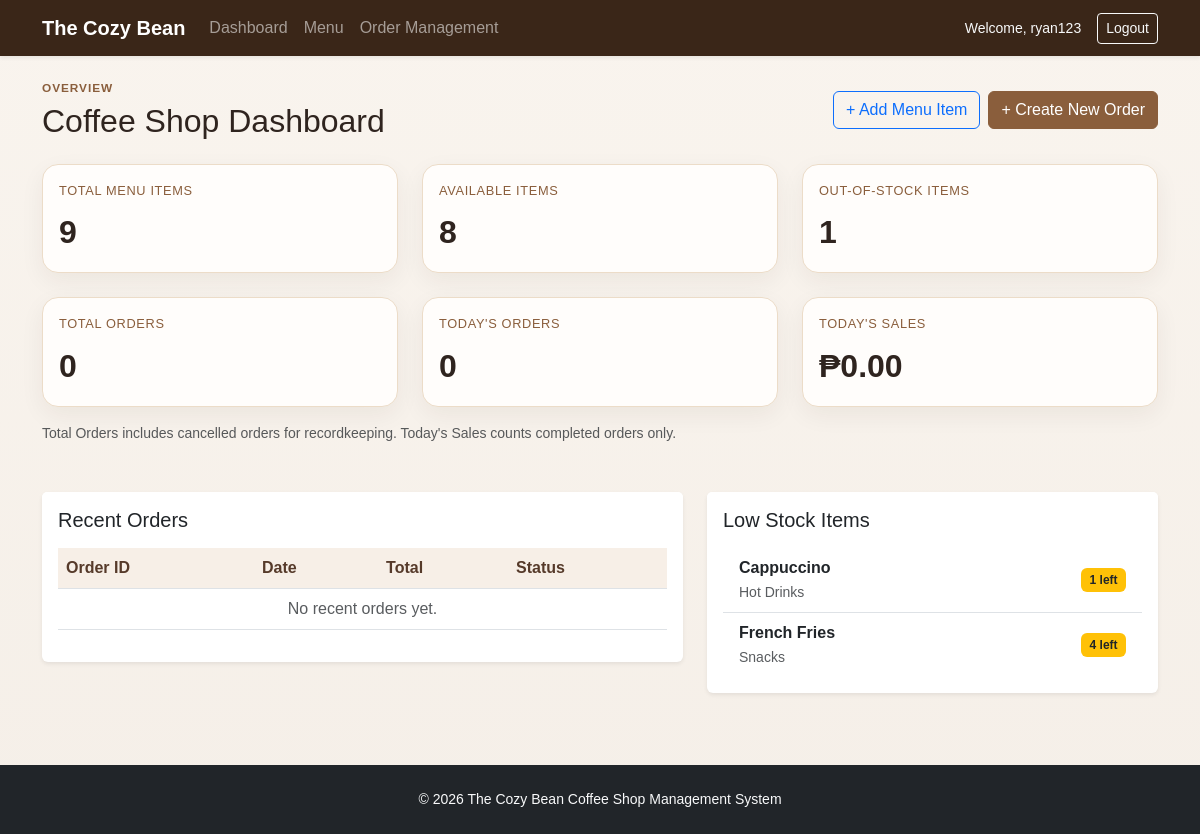
Page /dashboard/ (signed in) on the earlier database version.
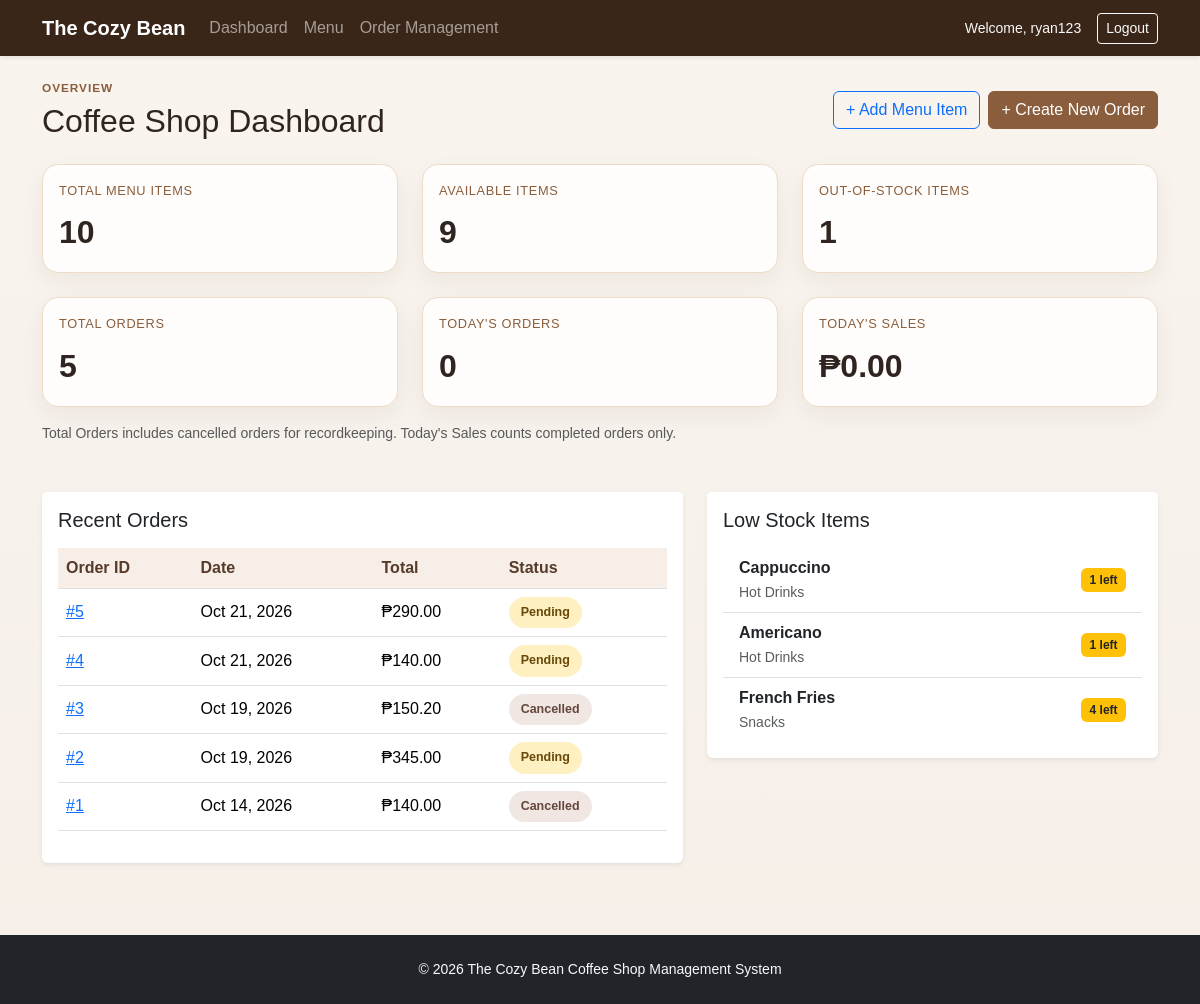
Same page on the later database version.
### coffee_shop/models.py (models this page shows, shortened)
class MenuItem(models.Model):
    CATEGORY_CHOICES = [
        ('Hot Drinks', 'Hot Drinks'),
        ('Cold Drinks', 'Cold Drinks'),
        ('Pastries', 'Pastries'),
        ('Snacks', 'Snacks'),
    ]
    AVAILABILITY_CHOICES = [
        ('Available', 'Available'),
        ('Out of Stock', 'Out of Stock'),
    ]
    name = models.CharField(max_length=150)
    category = models.CharField(max_length=30, choices=CATEGORY_CHOICES)
    price = models.DecimalField(max_digits=10, decimal_places=2)
    stock_quantity = models.IntegerField(default=0)
    availability = models.CharField(max_length=20, choices=AVAILABILITY_CHOICES, default='Available')
    description = models.TextField(blank=True)
    date_added = models.DateTimeField(auto_now_add=True)
    class Meta:
        ordering = ('category', 'name')

class Order(models.Model):
    class Status(models.TextChoices):
        PENDING = 'Pending', 'Pending'
        PREPARING = 'Preparing', 'Preparing'
        READY = 'Ready', 'Ready'
        COMPLETED = 'Completed', 'Completed'
        CANCELLED = 'Cancelled', 'Cancelled'
    STATUS_CHOICES = Status.choices
    ALLOWED_TRANSITIONS = {
        Status.PENDING: (Status.PREPARING, Status.CANCELLED),
        Status.PREPARING: (Status.READY, Status.CANCELLED),
        Status.READY: (Status.COMPLETED, Status.CANCELLED),
        Status.COMPLETED: (),
        Status.CANCELLED: (),
    }
    order_date = models.DateTimeField(auto_now_add=True)
    total_amount = models.DecimalField(max_digits=12, decimal_places=2, default=0)
    status = models.CharField(max_length=20, choices=STATUS_CHOICES, default=Status.PENDING)
    customer_name = models.CharField(max_length=150, blank=True)
    notes = models.TextField(blank=True)
    created_by = models.ForeignKey(
        settings.AUTH_USER_MODEL,
        on_delete=models.SET_NULL,
        null=True,
        blank=True,
        related_name='coffee_shop_orders',
    )
    submission_token = models.UUIDField(null=True, blank=True, unique=True, editable=False)
    class Meta:
        ordering = ('-order_date',)

### coffee_shop/views.py (the view)
# urls.py: path('dashboard/', views.dashboard, name='dashboard'),
@staff_required
def dashboard(request):
    today = timezone.localdate()
    todays_orders = Order.objects.filter(order_date__date=today)
    todays_sales = todays_orders.filter(status=Order.Status.COMPLETED).aggregate(
        total=Sum('total_amount')
    )['total'] or Decimal('0.00')
    context = {
        'total_items': MenuItem.objects.count(),
        'available_items': MenuItem.objects.filter(stock_quantity__gt=0).count(),
        'out_of_stock_items': MenuItem.objects.filter(stock_quantity=0).count(),
        'total_orders': Order.objects.count(),
        'todays_order_count': todays_orders.count(),
        'todays_sales': todays_sales,
        'recent_orders': Order.objects.order_by('-order_date')[:5],
        'low_stock_items': MenuItem.objects.filter(
            stock_quantity__lt=5,
            stock_quantity__gt=0,
        ).order_by('stock_quantity')[:10],
    }
    return render(request, 'coffee_shop/dashboard.html', context)

### coffee_shop/views.py (called while the page is built)
def staff_required(view_func):
    @wraps(view_func)
    @login_required
    def _wrapped_view(request, *args, **kwargs):
        if not request.user.is_staff:
            raise PermissionDenied
        return view_func(request, *args, **kwargs)
    return _wrapped_view

### coffee_shop/templates/coffee_shop/dashboard.html (shortened to what this page needs)
{% extends 'coffee_shop/base.html' %}
{% block content %}
<div class="d-flex justify-content-between align-items-center mb-4">
    <div>
        <p class="section-label mb-1">Overview</p>
        <h2 class="mb-0">Coffee Shop Dashboard</h2>
    </div>
    <div class="d-flex flex-wrap gap-2">
        <a href="{% url 'menu_create' %}" class="btn btn-outline-primary">+ Add Menu Item</a>
        <a href="{% url 'order_create' %}" class="btn btn-primary">+ Create New Order</a>
    </div>
</div>
<div class="row g-4">
    <div class="col-md-6 col-xl-4">
        <div class="card stat-card h-100">
            <div class="card-body">
                <div class="stat-label">Total Menu Items</div>
                <div class="stat-number">{{ total_items }}</div>
            </div>
        </div>
    </div>
    <div class="col-md-6 col-xl-4">
        <div class="card stat-card h-100">
            <div class="card-body">
                <div class="stat-label">Available Items</div>
                <div class="stat-number">{{ available_items }}</div>
            </div>
        </div>
    </div>
    <div class="col-md-6 col-xl-4">
        <div class="card stat-card h-100">
            <div class="card-body">
                <div class="stat-label">Out-of-Stock Items</div>
                <div class="stat-number">{{ out_of_stock_items }}</div>
            </div>
        </div>
    </div>
    <div class="col-md-6 col-xl-4">
        <div class="card stat-card h-100">
            <div class="card-body">
                <div class="stat-label">Total Orders</div>
                <div class="stat-number">{{ total_orders }}</div>
            </div>
        </div>
    </div>
    <div class="col-md-6 col-xl-4">
        <div class="card stat-card h-100">
            <div class="card-body">
                <div class="stat-label">Today's Orders</div>
                <div class="stat-number">{{ todays_order_count }}</div>
            </div>
        </div>
    </div>
    <div class="col-md-6 col-xl-4">
        <div class="card stat-card h-100">
            <div class="card-body">
                <div class="stat-label">Today's Sales</div>
                <div class="stat-number">₱{{ todays_sales|floatformat:2 }}</div>
            </div>
        </div>
    </div>
</div>
<p class="small text-muted mt-3 mb-0">Total Orders includes cancelled orders for recordkeeping. Today's Sales counts completed orders only.</p>
<div class="row mt-4 g-4">
    <div class="col-lg-7">
        <div class="card shadow-sm border-0">
            <div class="card-header bg-white border-0 pb-0 pt-3">
                <h5 class="mb-0">Recent Orders</h5>
            </div>
            <div class="card-body">
                <div class="table-responsive">
                    <table class="table table-hover align-middle">
                        <thead>
                            <tr>
                                <th>Order ID</th>
                                <th>Date</th>
                                <th>Total</th>
                                <th>Status</th>
                            </tr>
                        </thead>
                        <tbody>
                            {% for order in recent_orders %}
                                <tr>
                                    <td><a href="{% url 'order_detail' order.pk %}">#{{ order.pk }}</a></td>
                                    <td>{{ order.order_date|date:'M d, Y' }}</td>
                                    <td>₱{{ order.total_amount|floatformat:2 }}</td>
                                    <td><span class="status-badge status-{{ order.status|slugify }}">{{ order.status }}</span></td>
                                </tr>
                            {% empty %}
                                <tr><td colspan="4" class="text-center text-muted">No recent orders yet.</td></tr>
                            {% endfor %}
                        </tbody>
                    </table>
                </div>
            </div>
        </div>
    </div>
    <div class="col-lg-5">
        <div class="card shadow-sm border-0">
            <div class="card-header bg-white border-0 pb-0 pt-3">
                <h5 class="mb-0">Low Stock Items</h5>
            </div>
            <div class="card-body">
                <ul class="list-group list-group-flush">
                    {% for item in low_stock_items %}
                        <li class="list-group-item d-flex justify-content-between align-items-center">
                            <div>
                                <div class="fw-semibold">{{ item.name }}</div>
                                <small class="text-muted">{{ item.category }}</small>
                            </div>
                            <span class="badge bg-warning text-dark">{{ item.stock_quantity }} left</span>
                        </li>
                    {% empty %}
                        <li class="list-group-item text-muted text-center">No low-stock items.</li>
                    {% endfor %}
                </ul>
            </div>
        </div>
    </div>
</div>
{% endblock %}

### coffee_shop/templates/coffee_shop/base.html (shortened to what this page needs)
{% load static %}
<!DOCTYPE html>
<html lang="en">
<head>
    <link href="https://cdn.jsdelivr.net/npm/bootstrap@5.3.3/dist/css/bootstrap.min.css" rel="stylesheet">
    <link rel="stylesheet" href="{% static 'coffee_shop/styles.css' %}">
</head>
<body>
    <nav class="navbar navbar-expand-lg navbar-dark cozy-navbar shadow-sm">
        <div class="container">
            <a class="navbar-brand fw-bold" href="{% url 'dashboard' %}">The Cozy Bean</a>
            <div class="collapse navbar-collapse" id="mainNav">
                {% if user.is_authenticated %}
                    <ul class="navbar-nav me-auto mb-2 mb-lg-0">
                        <li class="nav-item"><a class="nav-link" href="{% url 'dashboard' %}">Dashboard</a></li>
                        <li class="nav-item"><a class="nav-link" href="{% url 'menu_list' %}">Menu</a></li>
                        <li class="nav-item"><a class="nav-link" href="{% url 'order_list' %}">Order Management</a></li>
                    </ul>
                    <div class="d-flex align-items-center gap-3">
                        <span class="text-light small">Welcome, {{ user.username }}</span>
                        <form method="post" action="{% url 'logout' %}">
                            <button class="btn btn-outline-light btn-sm" type="submit">Logout</button>
                        </form>
                    </div>
                {% else %}
                    <ul class="navbar-nav ms-auto">
                        <li class="nav-item"><a class="nav-link" href="{% url 'login' %}">Login</a></li>
                    </ul>
                {% endif %}
            </div>
        </div>
    </nav>
    <main class="container py-4">
        {% block content %}{% endblock %}
    </main>
    <footer class="bg-dark text-light py-4 mt-5">
        <div class="container text-center small">
            © {% now 'Y' %} The Cozy Bean Coffee Shop Management System
        </div>
    </footer>
</body>
</html>

### coffee_shop/static/coffee_shop/styles.css (style rules this page uses)
body { background: linear-gradient(180deg, #f9f4ee 0%, #f5efe8 100%); color: #2f241f; font-family: Arial, sans-serif; }
.cozy-navbar { background: #3a2618; }
.section-label { text-transform: uppercase; letter-spacing: 0.08em; color: #8a5e3c; font-size: 0.74rem; font-weight: 700; }
.stat-card { border: 1px solid #ecdcc8; border-radius: 16px; background: #fffdfb; box-shadow: 0 8px 24px rgba(58, 38, 24, 0.06); }
.stat-label { color: #8a5e3c; font-size: 0.8rem; text-transform: uppercase; letter-spacing: 0.05em; }
.stat-number { font-size: 2rem; font-weight: 700; margin-top: 0.5rem; color: #2f241f; }
.btn-primary { background: #8a5e3c; border-color: #8a5e3c; }
.table thead th { background: #f7efe7; color: #563a2a; font-weight: 600; }
.badge { font-size: 0.75rem; padding: 0.5em 0.7em; }
.status-badge { display: inline-block; border-radius: 999px; padding: 0.4rem 0.75rem; font-size: 0.78rem; font-weight: 700; white-space: nowrap; }
.status-pending { background: #fff0c2; color: #684708; }
.status-cancelled { background: #f0e6e2; color: #65463d; }

Differences in the rows shown:
added Order: pk "5", order_date "Oct 21, 2026", total_amount "290.00", status "Pending"
added Order: pk "4", order_date "Oct 21, 2026", total_amount "140.00", status "Pending"
added Order: pk "3", order_date "Oct 19, 2026", total_amount "150.20", status "Cancelled"
added Order: pk "2", order_date "Oct 19, 2026", total_amount "345.00", status "Pending"
added Order: pk "1", order_date "Oct 14, 2026", total_amount "140.00", status "Cancelled"
added MenuItem: name "Americano", category "Hot Drinks", stock_quantity "1"
Other differences:
{{ total_items }}: "9" → "10"
{{ available_items }}: "8" → "9"
{{ total_orders }}: "0" → "5"
text no longer shown: "No recent orders yet."
